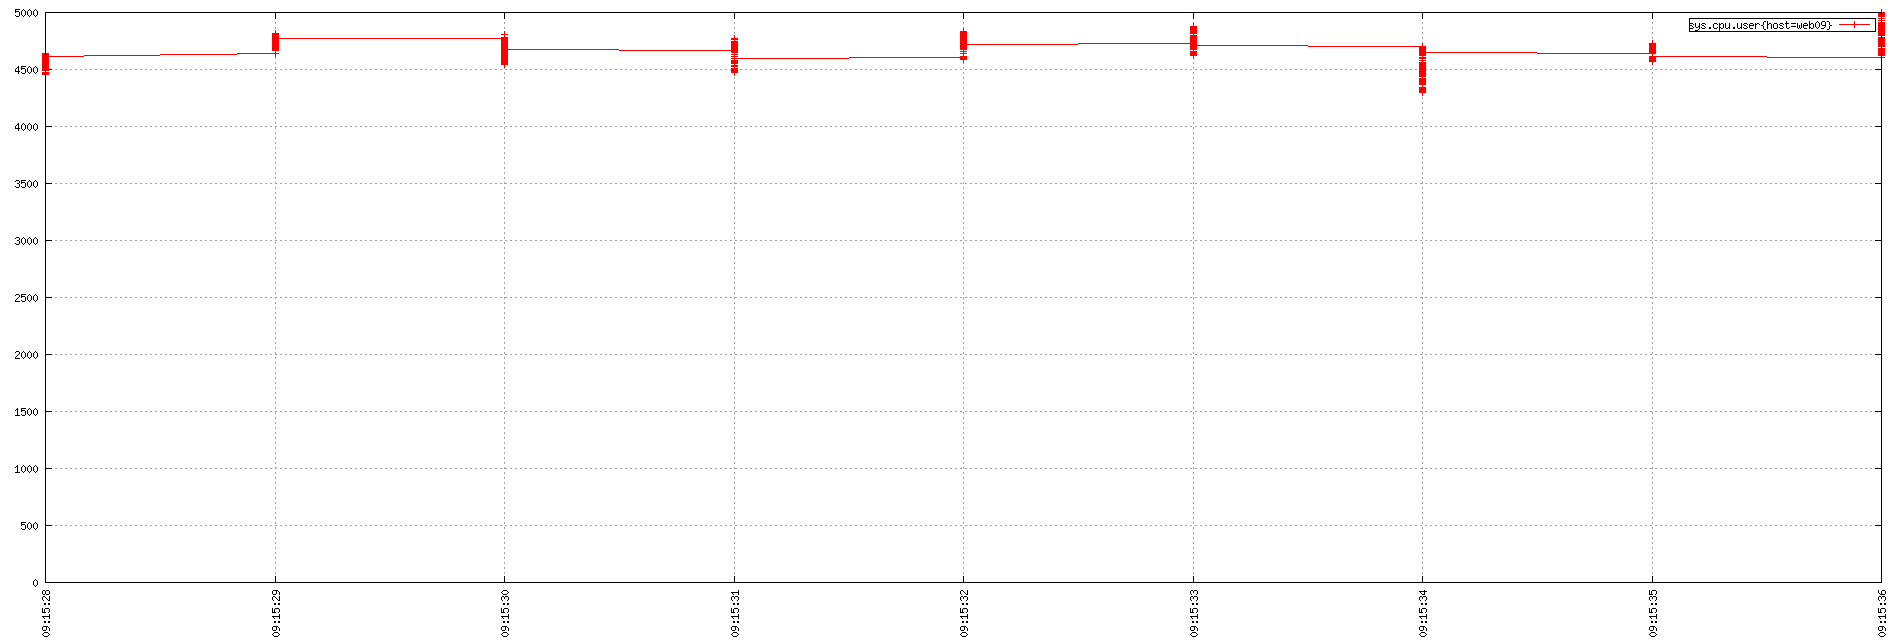

Here is the gnuplot script that generated this plot:
set term png small size 1900,644
set xdata time
set timefmt "%s"
if (GPVAL_VERSION < 4.6) set xtics rotate; else set xtics rotate right
set output "${TMPDIR-'tmp'}/tsd/53f6cd53.png"
set xrange ["1673774128":"1673774136"]
set format x "%H:%M:%S"
set grid
set style data linespoint
set key right box
set yrange [0:]
plot  "${TMPDIR-'tmp'}/tsd/53f6cd53_0.dat" using 1:2 title "sys.cpu.user{host=web09}"
